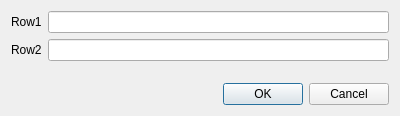
<?xml version="1.0" encoding="UTF-8"?>
<ui version="4.0">
 <class>Dialog</class>
 <widget class="QDialog" name="Dialog">
  <property name="geometry">
   <rect>
    <x>0</x>
    <y>0</y>
    <width>400</width>
    <height>116</height>
   </rect>
  </property>
  <property name="windowTitle">
   <string>Dialog</string>
  </property>
  <layout class="QVBoxLayout" name="verticalLayout">
   <item>
    <layout class="QFormLayout" name="formLayout">
     <item row="0" column="0">
      <widget class="QLabel" name="label_row1">
       <property name="text">
        <string>Row1</string>
       </property>
      </widget>
     </item>
     <item row="1" column="0">
      <widget class="QLabel" name="label_row2">
       <property name="text">
        <string>Row2</string>
       </property>
      </widget>
     </item>
     <item row="0" column="1">
      <widget class="QLineEdit" name="row1_edit"/>
     </item>
     <item row="1" column="1">
      <widget class="QLineEdit" name="row2_edit"/>
     </item>
    </layout>
   </item>
   <item>
    <widget class="QDialogButtonBox" name="buttonBox">
     <property name="orientation">
      <enum>Qt::Horizontal</enum>
     </property>
     <property name="standardButtons">
      <set>QDialogButtonBox::Cancel|QDialogButtonBox::Ok</set>
     </property>
    </widget>
   </item>
  </layout>
 </widget>
 <resources/>
 <connections>
  <connection>
   <sender>buttonBox</sender>
   <signal>accepted()</signal>
   <receiver>Dialog</receiver>
   <slot>accept()</slot>
   <hints>
    <hint type="sourcelabel">
     <x>248</x>
     <y>254</y>
    </hint>
    <hint type="destinationlabel">
     <x>157</x>
     <y>274</y>
    </hint>
   </hints>
  </connection>
  <connection>
   <sender>buttonBox</sender>
   <signal>rejected()</signal>
   <receiver>Dialog</receiver>
   <slot>reject()</slot>
   <hints>
    <hint type="sourcelabel">
     <x>316</x>
     <y>260</y>
    </hint>
    <hint type="destinationlabel">
     <x>286</x>
     <y>274</y>
    </hint>
   </hints>
  </connection>
 </connections>
</ui>
